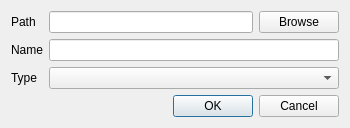
<?xml version="1.0" encoding="UTF-8"?>
<ui version="4.0">
 <class>FileEditDialog</class>
 <widget class="QDialog" name="FileEditDialog">
  <property name="geometry">
   <rect>
    <x>0</x>
    <y>0</y>
    <width>350</width>
    <height>122</height>
   </rect>
  </property>
  <property name="windowTitle">
   <string>Dialog</string>
  </property>
  <layout class="QGridLayout" name="gridLayout">
   <item row="3" column="1" colspan="2">
    <widget class="QLineEdit" name="leName"/>
   </item>
   <item row="3" column="0">
    <widget class="QLabel" name="lName">
     <property name="text">
      <string>Name</string>
     </property>
    </widget>
   </item>
   <item row="6" column="0" colspan="3">
    <widget class="QDialogButtonBox" name="buttonBox">
     <property name="orientation">
      <enum>Qt::Horizontal</enum>
     </property>
     <property name="standardButtons">
      <set>QDialogButtonBox::Cancel|QDialogButtonBox::Ok</set>
     </property>
    </widget>
   </item>
   <item row="2" column="1">
    <widget class="QLineEdit" name="lePath"/>
   </item>
   <item row="2" column="0">
    <widget class="QLabel" name="lPath">
     <property name="text">
      <string>Path</string>
     </property>
    </widget>
   </item>
   <item row="2" column="2">
    <widget class="QPushButton" name="pbBrowse">
     <property name="sizePolicy">
      <sizepolicy hsizetype="Maximum" vsizetype="Fixed">
       <horstretch>0</horstretch>
       <verstretch>0</verstretch>
      </sizepolicy>
     </property>
     <property name="text">
      <string>Browse</string>
     </property>
    </widget>
   </item>
   <item row="4" column="0">
    <widget class="QLabel" name="lType">
     <property name="text">
      <string>Type</string>
     </property>
    </widget>
   </item>
   <item row="4" column="1" colspan="2">
    <widget class="QComboBox" name="cbType"/>
   </item>
  </layout>
 </widget>
 <resources/>
 <connections>
  <connection>
   <sender>buttonBox</sender>
   <signal>accepted()</signal>
   <receiver>FileEditDialog</receiver>
   <slot>accept()</slot>
   <hints>
    <hint type="sourcelabel">
     <x>248</x>
     <y>254</y>
    </hint>
    <hint type="destinationlabel">
     <x>157</x>
     <y>274</y>
    </hint>
   </hints>
  </connection>
  <connection>
   <sender>buttonBox</sender>
   <signal>rejected()</signal>
   <receiver>FileEditDialog</receiver>
   <slot>reject()</slot>
   <hints>
    <hint type="sourcelabel">
     <x>316</x>
     <y>260</y>
    </hint>
    <hint type="destinationlabel">
     <x>286</x>
     <y>274</y>
    </hint>
   </hints>
  </connection>
 </connections>
</ui>
